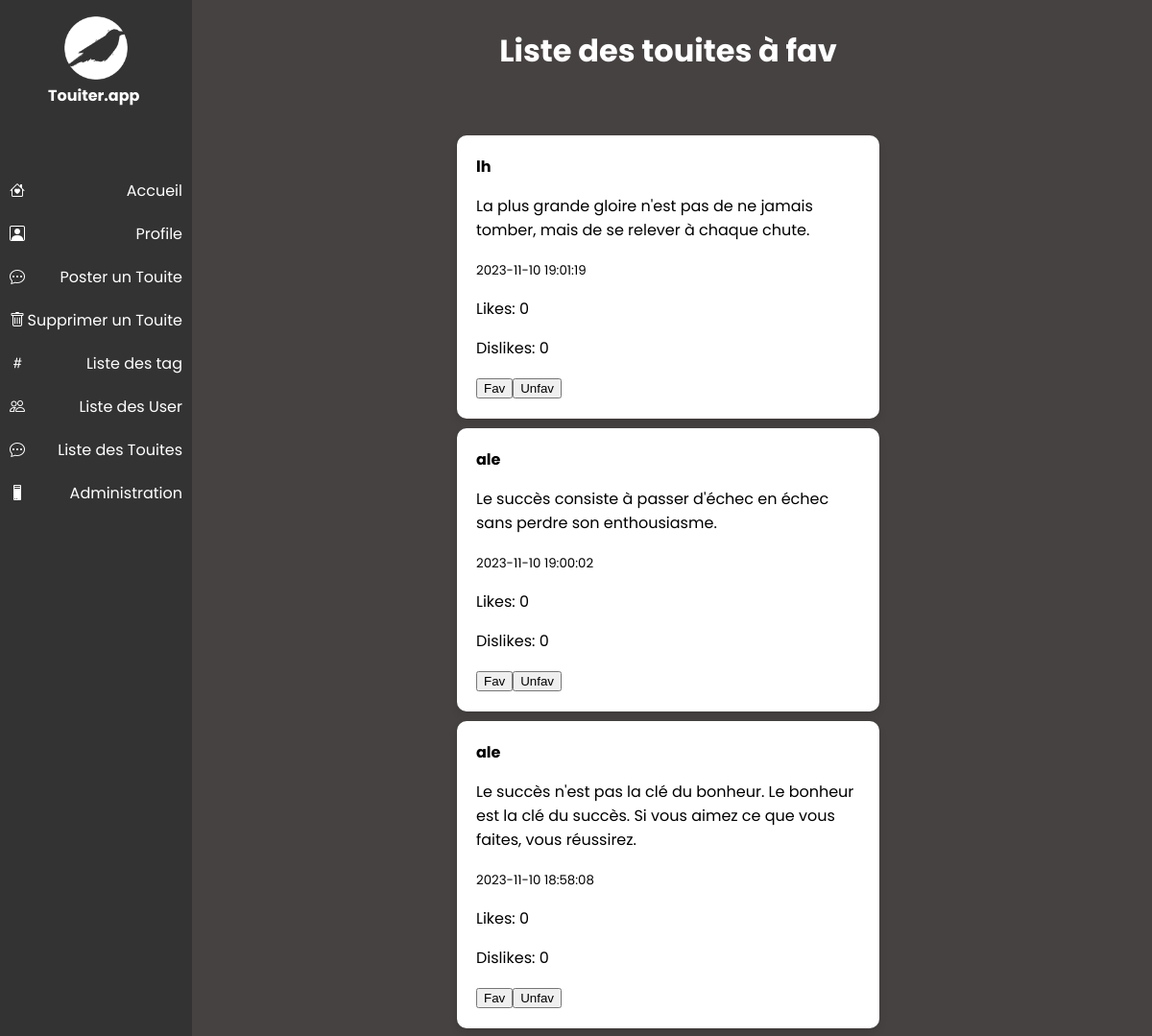
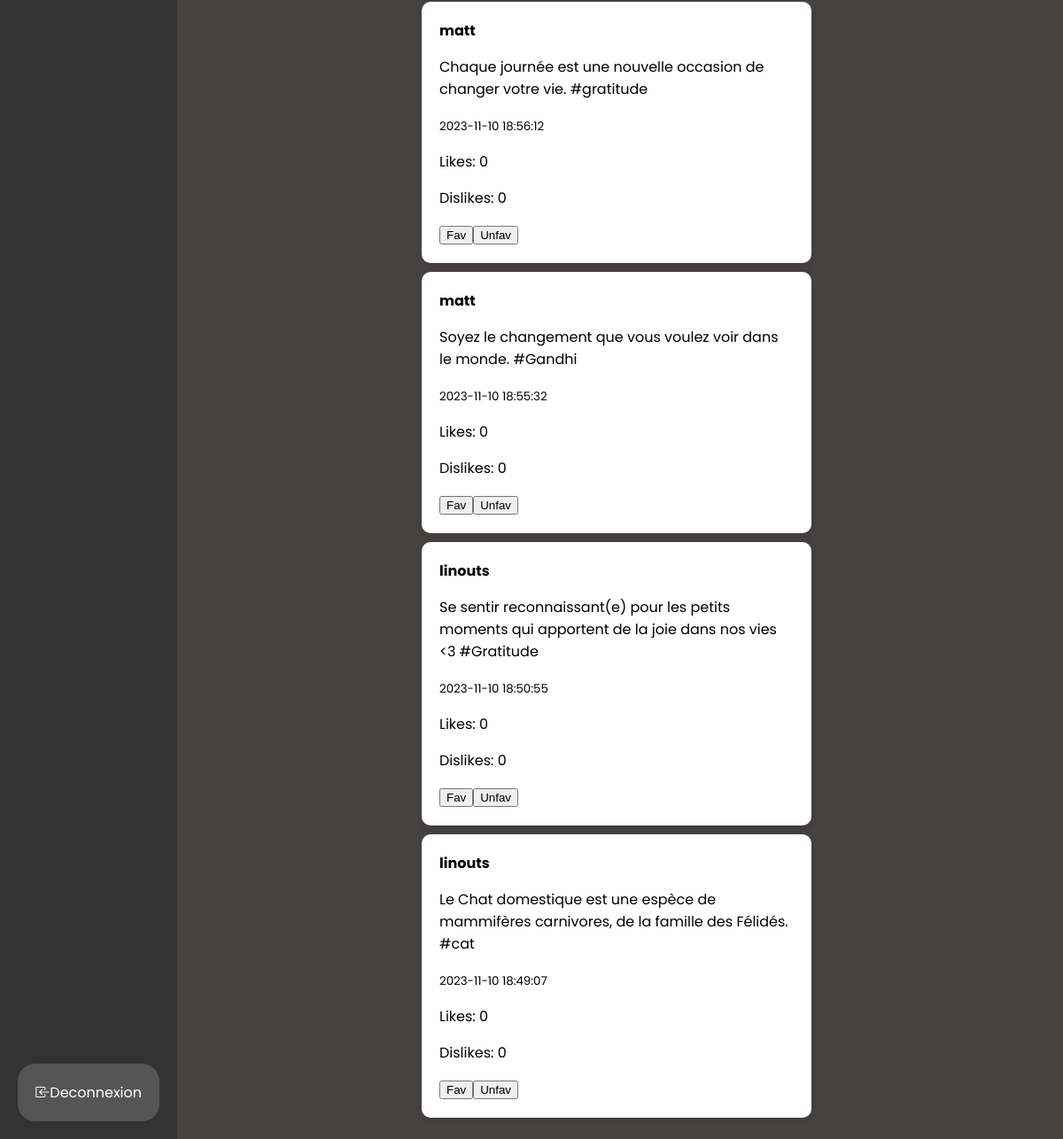
/index.php?action=ListeTweets (signed in), run on an earlier commit of the app's database (2 pictures, top to bottom).
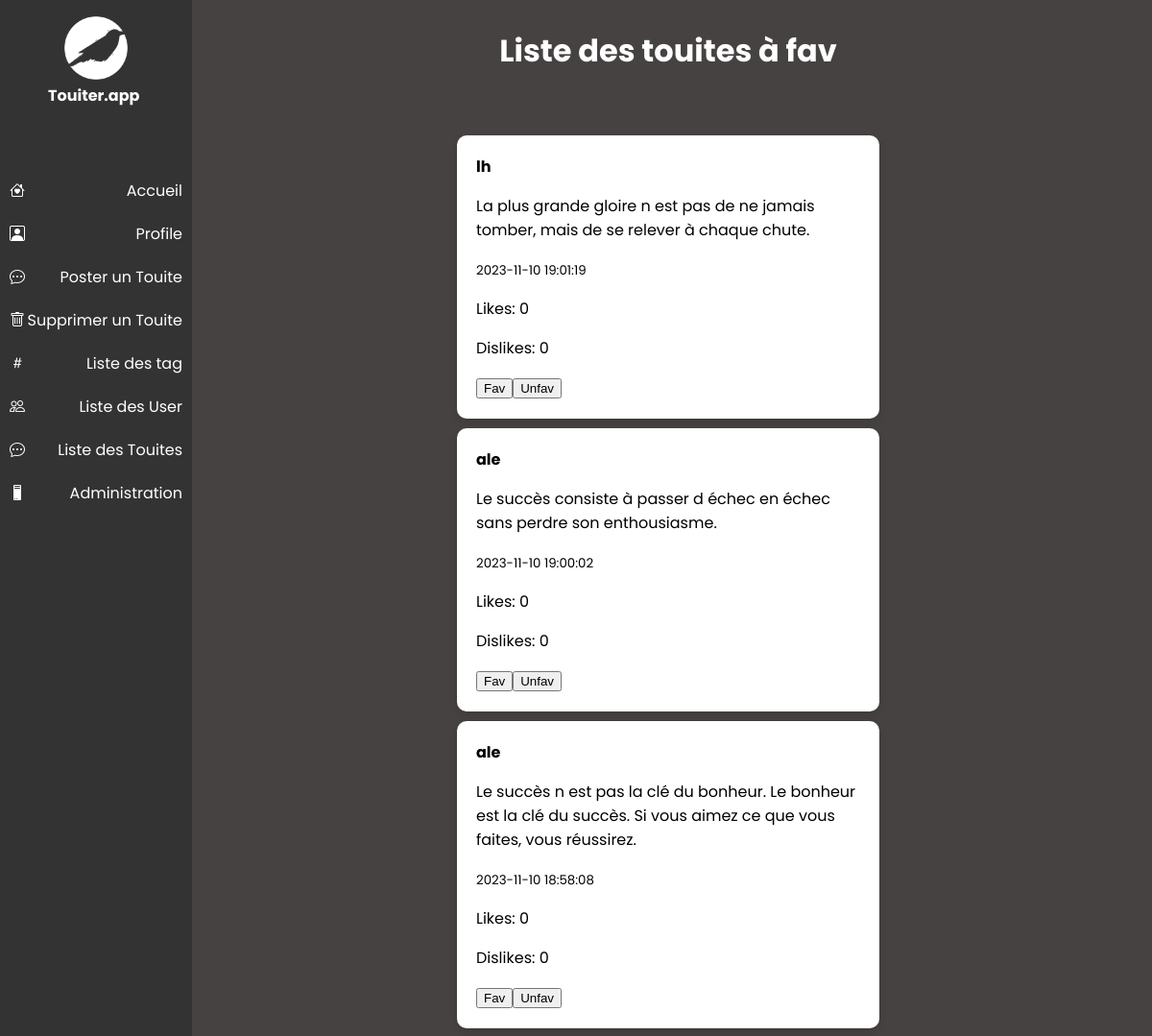
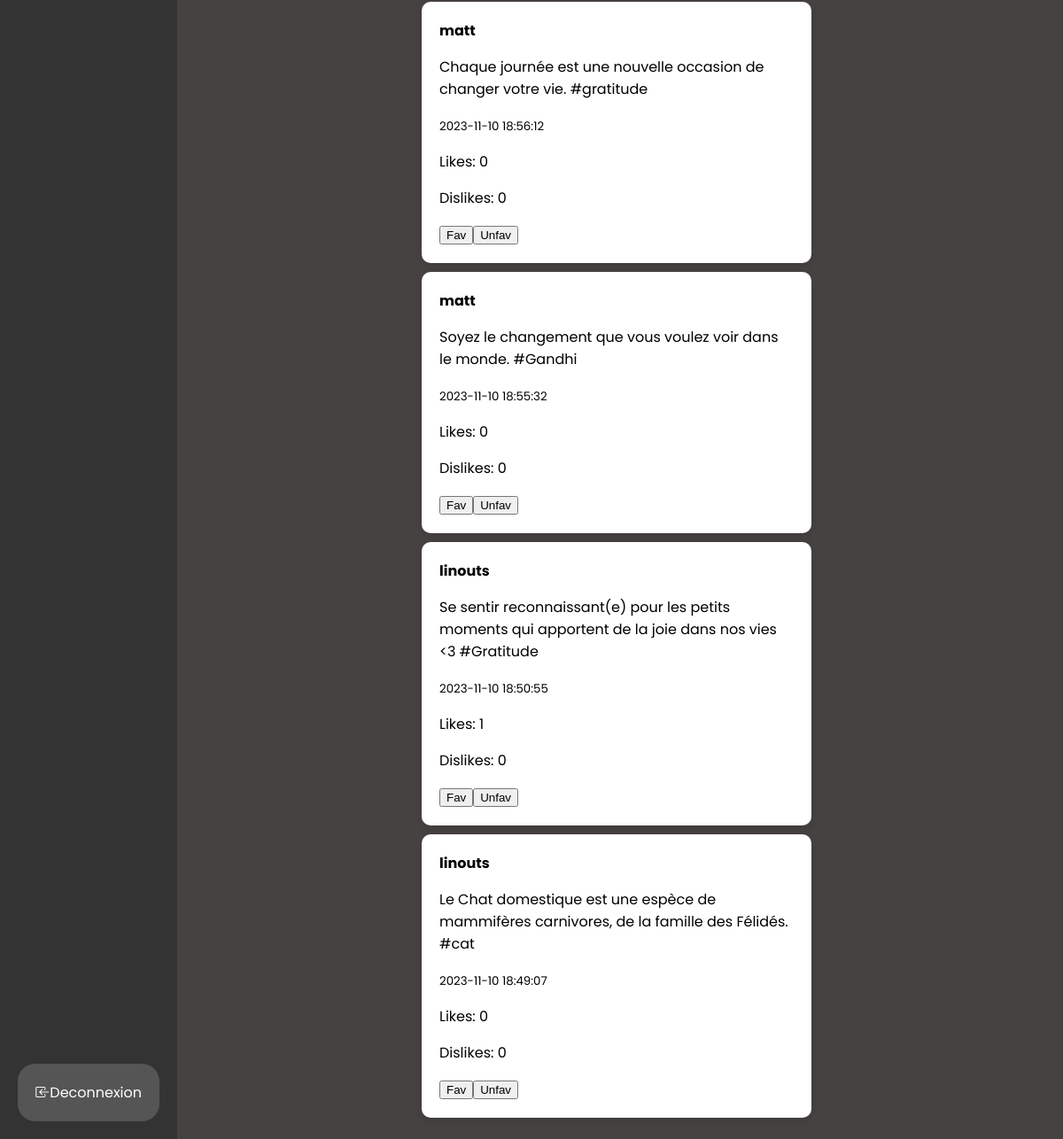
And on a later commit of the database (2 pictures, top to bottom).
### tables this page shows
CREATE TABLE `touite` (
                          `idTouite` int(11) NOT NULL,
                          `idUser` varchar(32) DEFAULT NULL,
                          `dateTouite` datetime DEFAULT NULL,
                          `message` varchar(235) DEFAULT NULL,
                          `nbLike` int(11) DEFAULT NULL,
                          `nbDislike` int(11) DEFAULT NULL
);

### src/Action/LikeDislikeAction.php (the view, shortened to what this page needs)
<?php
class LikeDislikeAction {
    public function execute(): string {
        try {
            $pdo = connexionFactory::makeConnection();
            $stmt = $pdo->prepare("SELECT t.*, COUNT(ld.id) AS nbLikes, COUNT(dl.id) AS nbDislikes
                                   FROM touite t
                                   LEFT JOIN likes_dislikes ld ON t.idTouite = ld.idTouite AND ld.action = 1
                                   LEFT JOIN likes_dislikes dl ON t.idTouite = dl.idTouite AND dl.action = 2
                                   GROUP BY t.idTouite
                                   ORDER BY t.dateTouite DESC");
            $stmt->execute();
            $touites = $stmt->fetchAll(PDO::FETCH_ASSOC);
            $html = '<h1>Liste des touites à fav</h1><ul>';
            foreach ($touites as $t) {
                $html .= '<li class="tweet">';
                $html .= '<strong>' . htmlspecialchars($t['idUser']) . '</strong>';
                $html .= '<p>' . htmlspecialchars($t['message']) . '</p>';
                $html .= '<small>' . htmlspecialchars($t['dateTouite']) . '</small>';
                $html .= '<p>Likes: ' . htmlspecialchars($t['nbLikes']) . '</p>';
                $html .= '<p>Dislikes: ' . htmlspecialchars($t['nbDislikes']) . '</p>';
                $html .= '<button class="fav-button" data-touite-id="' . htmlspecialchars($t['idTouite']) . '">Fav</button>';
                $html .= '<button class="unfav-button" data-touite-id="' . htmlspecialchars($t['idTouite']) . '">Unfav</button>';
                $html .= '</li>';
            }
            $html .= '<script src="https://code.jquery.com/jquery-3.6.4.min.js"></script>';
            $html .= '<script>
                        $(document).ready(function () {
                            $(".fav-button").click(function () {
                                var touiteId = $(this).data("touite-id");
                                handleAction(touiteId, "AddLike");
                            });
                            $(".unfav-button").click(function () {
                                var touiteId = $(this).data("touite-id");
                                handleAction(touiteId, "AddDislike");
                            });
                            function handleAction(touiteId, action) {
                                $.ajax({
                                    type: "POST",
                                    url: "index.php?action=" + action + "&touiteId=" + touiteId,
                                    dataType: "html",
                                    success: function (response) {
                                        // Traitez la réponse HTML ici
                                        alert("Ajout réussie" + response);
                                        document.location.replace("index.php?action=ListeTweets");
                                    },
                                    error: function (xhr, status, error) {
                                        // Gérez les erreurs
                                        alert("Erreur AJAX lors de l\'ajout de " + action.toLowerCase() + ": " + error);
                                    }
                                });
                            }
                        });
                      </script>';
            return $html;
        } catch (\PDOException $e) {
            return '<div class="error-message">Erreur lors de la récupération des touites: ' . $e->getMessage() . '</div>';
        }
    }
}

### index.php (shortened to what this page needs)
<!DOCTYPE html>
<html lang="fr">
<head>
    <link rel="stylesheet" href="css/style.css">
    <link rel="stylesheet" href="https://cdn.jsdelivr.net/npm/bootstrap-icons@1.11.1/font/bootstrap-icons.css">
</head>
<body>
<div id="menu">
    <div id="logo">
        <img src="img/logo.png" alt="Logo">
        <h4>Touiter.app</h4>
    </div>
    <ul>
        <?php if (!isset($_COOKIE['user_id'])): ?>
            <li class="element_menu"><i class="bi bi-house-heart"></i> <a href="index.php?action=displayTweets">Accueil</a></li>
            <li class="element_menu"><i class="bi bi-person-lines-fill"></i> <a href="index.php?action=register">Register</a></li>
            <li class="element_menu"><i class="bi bi-box-arrow-in-right"></i> <a href="index.php?action=signin">Log-in</a></li>
        <?php else: ?>
            <li class="element_menu"><i class="bi bi-house-heart"></i> <a href="index.php?action=displayTweets">Accueil</a></li>
            <li class="element_menu"><i class="bi bi-person-square"></i><a href="index.php?action=profileAction"> Profile</a></li>
            <li class="element_menu"><i class="bi bi-chat-dots"></i> <a href="index.php?action=tweetForm">Poster un Touite</a></li>
            <li class="element_menu"><i class="bi bi-trash"></i> <a href="index.php?action=delete-tweet">Supprimer un Touite</a></li>
            <li class="element_menu"><i class="bi bi-hash"></i> <a href="index.php?action=listTag">Liste des tag</a></li>
            <li class="element_menu"><i class="bi bi-people"></i> <a href="index.php?action=followUser">Liste des User</a></li>
            <li class="element_menu"><i class="bi bi-chat-dots"></i> <a href="index.php?action=ListeTweets">Liste des Touites</a></li>
            <li class="element_menu"><i class="bi bi-pc"></i> <a href="index.php?action=Administration">Administration</a></li>
        <?php endif; ?>
    </ul>
    <div id="deconnexion">
        <li class="element_menu"><i class="bi bi-box-arrow-in-left"></i> Deconnexion</li>
    </div>
</div>
<div id="corps">
    <?php
    $action = isset($_GET['action']) ? $_GET['action'] : 'default';
    $dispatcher = new Dispatcher($action);
    $dispatcher->run();
    ?>
</div>
</body>
</html>

### src/Dispatcher/Dispatcher.php (shortened to what this page needs)
<?php
class Dispatcher {
    private $action;
    public function __construct($action) {
        $this->action = $action;
    }
    public function run(): void {
        switch ($this->action) {
            case 'ListeTweets':
                $liketweet = new LikeDislikeAction();
                $this->renderPage($liketweet->execute());
                break;
        }
    }
    private function renderPage(string $html): void {
        echo $html;
    }
}

### css/style.css (style rules this page uses)
body { margin-left: 200px; padding: 0; font-family: 'Poppins', sans-serif; background-color: #474242; display: flex; flex-direction : column; align-items: center; justify-content: center; }
h1 { text-align: center; color: white; }
h4 { margin-top: -10%; margin-left: 25%; }
#menu { position: fixed; top: 0; left: 0; width: 200px; height: 100%; background-color: #333; color: #fff; }
img { width:80px; height:80px; padding: 5%; margin-left: 25%; }
ul { list-style: none; padding: 0; align-items: center; margin-top: 4em; }
.element_menu { padding: 10px; display: flex; justify-content: space-between; align-items: center; transition: background-color 0.3s; }
.element_menu a { color: white; text-decoration: none; }
#deconnexion { position: absolute; align-content: center; bottom: 20px; right: 20px; background-color: #555; padding: 10px; border-radius: 20px; }
.tweet { background-color: #fff; margin: 10px; width: 400px; padding: 20px; border-radius: 10px; box-shadow: 0 4px 8px rgba(0, 0, 0, 0.1); }

What changed in the data, as far as the page shows it:
changed touite "lh": message "La plus grande gloire n'est pas de ne jamais tomber, mais de se relever à chaque chute." → "La plus grande gloire n est pas de ne jamais tomber, mais de se relever à chaque chute."
changed touite: message "Le succès consiste à passer d'échec en échec sans perdre son enthousiasme." → "Le succès consiste à passer d échec en échec sans perdre son enthousiasme."
changed touite: message "Le succès n'est pas la clé du bonheur. Le bonheur est la clé du succès. Si vous aimez ce que vous faites, vous réussirez." → "Le succès n est pas la clé du bonheur. Le bonheur est la clé du succès. Si vous aimez ce que vous faites, vous réussirez."
computed for touite (number 6 of 7 on the later page): nbLikes "0" → "1"
